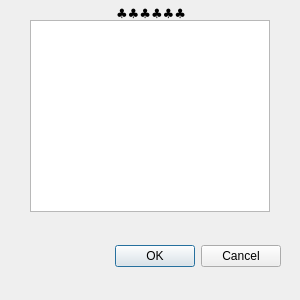
<?xml version="1.0" encoding="UTF-8"?>
<ui version="4.0">
 <class>confirmmenu</class>
 <widget class="QDialog" name="confirmmenu">
  <property name="geometry">
   <rect>
    <x>0</x>
    <y>0</y>
    <width>300</width>
    <height>300</height>
   </rect>
  </property>
  <property name="windowTitle">
   <string>Confirm</string>
  </property>
  <widget class="QDialogButtonBox" name="buttonBox">
   <property name="geometry">
    <rect>
     <x>90</x>
     <y>240</y>
     <width>191</width>
     <height>32</height>
    </rect>
   </property>
   <property name="orientation">
    <enum>Qt::Horizontal</enum>
   </property>
   <property name="standardButtons">
    <set>QDialogButtonBox::Cancel|QDialogButtonBox::Ok</set>
   </property>
  </widget>
  <widget class="QTextBrowser" name="confirmTextBrowser">
   <property name="geometry">
    <rect>
     <x>30</x>
     <y>20</y>
     <width>240</width>
     <height>192</height>
    </rect>
   </property>
   <property name="font">
    <font>
     <pointsize>12</pointsize>
     <weight>75</weight>
     <italic>true</italic>
     <bold>true</bold>
    </font>
   </property>
   <property name="html">
    <string>&lt;!DOCTYPE HTML PUBLIC &quot;-//W3C//DTD HTML 4.0//EN&quot; &quot;http://www.w3.org/TR/REC-html40/strict.dtd&quot;&gt;
&lt;html&gt;&lt;head&gt;&lt;meta name=&quot;qrichtext&quot; content=&quot;1&quot; /&gt;&lt;style type=&quot;text/css&quot;&gt;
p, li { white-space: pre-wrap; }
&lt;/style&gt;&lt;/head&gt;&lt;body style=&quot; font-family:'Ubuntu'; font-size:12pt; font-weight:600; font-style:italic;&quot;&gt;
&lt;p align=&quot;center&quot; style=&quot;-qt-paragraph-type:empty; margin-top:0px; margin-bottom:0px; margin-left:0px; margin-right:0px; -qt-block-indent:0; text-indent:0px; font-size:10pt; font-weight:400; font-style:normal;&quot;&gt;&lt;br /&gt;&lt;/p&gt;&lt;/body&gt;&lt;/html&gt;</string>
   </property>
  </widget>
  <widget class="QLabel" name="clubsLabel">
   <property name="geometry">
    <rect>
     <x>30</x>
     <y>0</y>
     <width>242</width>
     <height>25</height>
    </rect>
   </property>
   <property name="palette">
    <palette>
     <active>
      <colorrole role="WindowText">
       <brush brushstyle="SolidPattern">
        <color alpha="255">
         <red>0</red>
         <green>0</green>
         <blue>0</blue>
        </color>
       </brush>
      </colorrole>
     </active>
     <inactive>
      <colorrole role="WindowText">
       <brush brushstyle="SolidPattern">
        <color alpha="255">
         <red>0</red>
         <green>0</green>
         <blue>0</blue>
        </color>
       </brush>
      </colorrole>
     </inactive>
     <disabled>
      <colorrole role="WindowText">
       <brush brushstyle="SolidPattern">
        <color alpha="96">
         <red>164</red>
         <green>166</green>
         <blue>168</blue>
        </color>
       </brush>
      </colorrole>
     </disabled>
    </palette>
   </property>
   <property name="font">
    <font>
     <family>Ubuntu Thin</family>
     <pointsize>10</pointsize>
     <weight>50</weight>
     <bold>false</bold>
    </font>
   </property>
   <property name="text">
    <string>♣♣♣♣♣♣</string>
   </property>
   <property name="alignment">
    <set>Qt::AlignCenter</set>
   </property>
  </widget>
 </widget>
 <resources/>
 <connections>
  <connection>
   <sender>buttonBox</sender>
   <signal>accepted()</signal>
   <receiver>confirmmenu</receiver>
   <slot>accept()</slot>
   <hints>
    <hint type="sourcelabel">
     <x>248</x>
     <y>254</y>
    </hint>
    <hint type="destinationlabel">
     <x>199</x>
     <y>149</y>
    </hint>
   </hints>
  </connection>
  <connection>
   <sender>buttonBox</sender>
   <signal>rejected()</signal>
   <receiver>confirmmenu</receiver>
   <slot>reject()</slot>
   <hints>
    <hint type="sourcelabel">
     <x>316</x>
     <y>260</y>
    </hint>
    <hint type="destinationlabel">
     <x>286</x>
     <y>274</y>
    </hint>
   </hints>
  </connection>
 </connections>
</ui>
